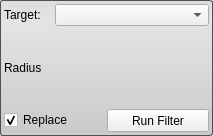
<?xml version="1.0" encoding="UTF-8"?>
<ui version="4.0">
 <class>MedianFilterInterface</class>
 <widget class="QWidget" name="MedianFilterInterface">
  <property name="geometry">
   <rect>
    <x>0</x>
    <y>0</y>
    <width>213</width>
    <height>136</height>
   </rect>
  </property>
  <property name="sizePolicy">
   <sizepolicy hsizetype="Preferred" vsizetype="Fixed">
    <horstretch>0</horstretch>
    <verstretch>0</verstretch>
   </sizepolicy>
  </property>
  <property name="minimumSize">
   <size>
    <width>213</width>
    <height>136</height>
   </size>
  </property>
  <property name="maximumSize">
   <size>
    <width>16777215</width>
    <height>136</height>
   </size>
  </property>
  <property name="baseSize">
   <size>
    <width>650</width>
    <height>136</height>
   </size>
  </property>
  <property name="windowTitle">
   <string>Median Filter</string>
  </property>
  <property name="styleSheet">
   <string notr="true">QWidget#MedianFilterInterface{
	border-radius: 3px;
	border: 1px solid rgb(80, 80,80);
	background-color: qlineargradient(spread:pad, x1:0.5, y1:0, x2:0.5, y2:0.960227, stop:0 rgba(221, 221, 221, 255), stop:0.155779 rgba(228, 228, 228, 255), stop:1 rgba(202, 204, 204, 255));      
}</string>
  </property>
  <layout class="QVBoxLayout" name="verticalLayout">
   <property name="spacing">
    <number>0</number>
   </property>
   <property name="margin">
    <number>4</number>
   </property>
   <item>
    <layout class="QHBoxLayout" name="activeHLayout" stretch="1,3">
     <property name="spacing">
      <number>0</number>
     </property>
     <item>
      <widget class="QLabel" name="activeLabel">
       <property name="text">
        <string>Target:</string>
       </property>
      </widget>
     </item>
     <item>
      <widget class="QComboBox" name="targetComboBox">
       <property name="sizeAdjustPolicy">
        <enum>QComboBox::AdjustToMinimumContentsLength</enum>
       </property>
       <property name="minimumContentsLength">
        <number>12</number>
       </property>
      </widget>
     </item>
    </layout>
   </item>
   <item>
    <layout class="QHBoxLayout" name="radiusHLayout_top">
     <item>
      <widget class="QLabel" name="radiusLabel">
       <property name="text">
        <string>Radius</string>
       </property>
      </widget>
     </item>
     <item>
      <spacer name="radiusHSpacer">
       <property name="orientation">
        <enum>Qt::Horizontal</enum>
       </property>
       <property name="sizeHint" stdset="0">
        <size>
         <width>40</width>
         <height>20</height>
        </size>
       </property>
      </spacer>
     </item>
    </layout>
   </item>
   <item>
    <layout class="QHBoxLayout" name="radiusHLayout_bottom"/>
   </item>
   <item>
    <layout class="QHBoxLayout" name="replaceRunLayout">
     <item>
      <widget class="QCheckBox" name="replaceCheckBox">
       <property name="text">
        <string>Replace</string>
       </property>
       <property name="checked">
        <bool>true</bool>
       </property>
      </widget>
     </item>
     <item>
      <widget class="QPushButton" name="runButton">
       <property name="maximumSize">
        <size>
         <width>16777215</width>
         <height>23</height>
        </size>
       </property>
       <property name="text">
        <string>Run Filter</string>
       </property>
      </widget>
     </item>
    </layout>
   </item>
  </layout>
 </widget>
 <resources/>
 <connections/>
</ui>
